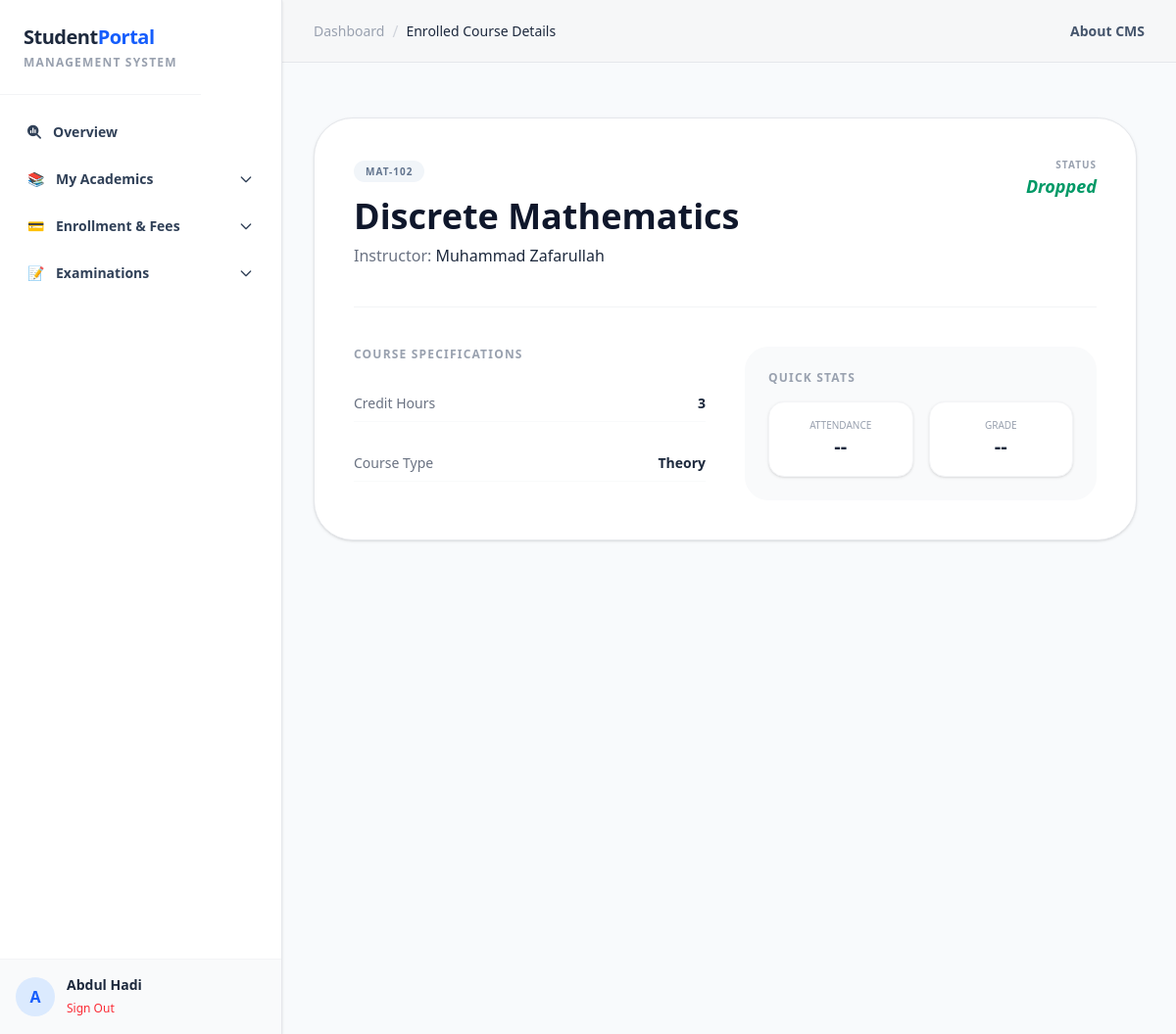
/student/dashboard/academics/review_classes/enrolled_course_details/3 (signed in), run on the app's committed database.
### apps/accounts/models.py (models this page shows, shortened)
class CustomUser(AbstractUser):
    phone = models.CharField(max_length=30,unique=True,null=True, blank=True)
    birth_date = models.DateField(null=True,blank=True)

class Instructor(models.Model):
    user = models.OneToOneField(settings.AUTH_USER_MODEL,related_name='instructor_profile',on_delete=models.CASCADE)
    department = models.ForeignKey('academics.Department', on_delete=models.SET_NULL, null=True)

### apps/academics/models.py (models this page shows, shortened)
class Enrollment(models.Model):
    status_choices = (
        ('active','Active'),
        ('dropped','Dropped (Before Deadline)'),
        ('withdrawn','Withdrawn (After Deadline)'),
    )
    student = models.ForeignKey('accounts.Student',related_name='enrollments',on_delete=models.CASCADE)
    course_by_section = models.ForeignKey(CourseBySection,related_name='enrollments',on_delete=models.CASCADE)
    semester = models.ForeignKey(Semester, related_name='enrollments',on_delete=models.CASCADE)
    enrolled_at = models.DateField(auto_now_add=True)
    status = models.CharField(max_length=30, choices=status_choices, default='active')
    fee_amount = models.DecimalField(max_digits=10, decimal_places=2)
    exam_fee = models.DecimalField(max_digits=10, decimal_places=2)
    @property
    def percentage(self):
        data = self.marks.aggregate(
            obtained=Sum('obtained_marks'),
            total=Sum('assessment__total_marks')
        )
        obtained = data['obtained'] or 0
        total = data['total'] or 0
        if total > 0:
            return (obtained / total) * 100
        return 0
    @property
    def grade(self):
        score = self.percentage
        if score > 90:
            grade = "A"
        elif score >= 80:
            grade = "A-"
        elif score >= 75:
            grade = "B+"
        elif score >= 70:
            grade = "B"
        elif score >= 64:
            grade = "B-"
        elif score >= 60:
            grade = "C+"
        elif score >= 58:
            grade  = "C"
        elif score >= 54:
            grade = "C-"
        elif score >= 50:
            grade = "D"
        else:
            grade = "F"
        return grade
    class Meta:
        constraints = [
            models.UniqueConstraint(
                fields=['student', 'course_by_section','semester'],
                condition=Q(status='active'),
                name='unique_active_enrollment'
            )
        ]

class CourseBySection(models.Model):
    course = models.ForeignKey(Course, related_name='sections',on_delete=models.CASCADE)
    section = models.ForeignKey(Section, related_name='courses', on_delete=models.CASCADE)
    course_code_by_section = models.PositiveSmallIntegerField()
    created_at = models.DateField(auto_now_add=True)
    no_of_enrolled_students = models.PositiveSmallIntegerField(default=0)
    semester = models.ForeignKey(Semester, related_name='courby_section', on_delete=models.PROTECT)
    class Meta:
        unique_together = ('course','section')

class Course(models.Model):
    COURSE_TYPE_CHOICES = (
        ('Lab','Lab'),
        ('Theory','Theory')
    )
    CATEGORY_CHOICES = [
        ('PROG', 'Programming'),
        ('MATH', 'Mathematics'),
        ('THEO', 'Theory'),
        ('SOFT', 'Software Engineering'),
        ('GEN', 'General Education'),
    ]
    name = models.CharField(max_length=55)
    credit_hours = models.PositiveSmallIntegerField()
    created_at = models.DateTimeField(auto_now_add=True)
    course_code = models.CharField(max_length=10,unique=True)
    course_type = models.CharField(max_length=10, choices=COURSE_TYPE_CHOICES, default='Theory')
    category = models.CharField(max_length=20, choices=CATEGORY_CHOICES, default='GEN')

class CourseAssignment(models.Model):
    course_by_section = models.ForeignKey(CourseBySection, related_name='assignments',on_delete=models.CASCADE)
    instructor = models.ForeignKey('accounts.Instructor', related_name='assignments',on_delete=models.CASCADE)
    semester = models.ForeignKey(Semester, related_name='assignments', on_delete=models.CASCADE)
    assigned_at = models.DateField(auto_now_add=True)
    result_uploaded = models.BooleanField(default=False)
    class Meta:
        unique_together = ('course_by_section','instructor','semester')

### apps/academics/views/student_views.py (the view)
# urls.py: path('dashboard/academics/review_classes/enrolled_course_details/<int:enrollment_id>',student_enrolled_course_detail_page_view,name='enrolled_course_details'),
@student_only
@login_required
def student_enrolled_course_detail_page_view(request, enrollment_id):
    student = request.user.student_profile
    enrollment = get_object_or_404(Enrollment, id=enrollment_id)
    assignment = get_object_or_404(enrollment.course_by_section.assignments,semester=enrollment.semester)
    marks = enrollment.marks.all()
    attendance = calculate_course_attendance(student, enrollment.course_by_section)
    return render(request, 'temps/academics/pages/StudentDashboard/My Academics/EnrolledCourseDetails.html',{'enrollment':enrollment,'assignment':assignment, 'attendance':attendance,'page_name':'Enrolled Course Details'})

### apps/academics/permissions.py (called while the page is built)
def student_only(myview):
    @wraps(myview)
    def _wrapped(request, *args, **kwargs):
        if not request.user.is_authenticated:
            return redirect('accounts:login')
        if not hasattr(request.user,'student_profile'):
            return HttpResponseForbidden("Students Only")
        return myview(request, *args, **kwargs)
    return _wrapped

### apps/academics/services/student_services.py (called while the page is built)
def calculate_course_attendance(student, course_by_section):
    enrollment = Enrollment.objects.filter(student=student, course_by_section=course_by_section, status='active')
    if not enrollment.exists:
        raise Exception("Student is not enrolled in this course")
    attendance_stats = AttendanceEntry.objects.filter(
        student=student,
        session__schedule__course_by_section=course_by_section
        ).aggregate(
            total_sessions=Count('id'),
            present_count=Count('id',filter=Q(was_present=True))
        )
    total_session = attendance_stats['total_sessions'] or 0
    present_count = attendance_stats['present_count'] or 0
    if total_session == 0:
        return 0
    return (present_count/total_session)*100

### apps/academics/templates/temps/academics/pages/StudentDashboard/My Academics/EnrolledCourseDetails.html (shortened to what this page needs)
{% extends 'BaseStudentDashboard.html'%}
{% block main_section %}
<div class="max-w-4xl mx-auto py-10 px-6">
    <div class="bg-white rounded-[2.5rem] border border-gray-200 shadow-sm p-10">
        <div class="flex flex-col md:flex-row justify-between items-start gap-6 border-b border-gray-100 pb-10 mb-10">
            <div>
                <span class="text-[10px] font-black bg-slate-100 text-slate-500 px-3 py-1 rounded-full uppercase tracking-widest">
                    {{ enrollment.course_by_section.course.course_code }}
                </span>
                <h1 class="text-4xl font-black text-slate-900 mt-4">{{ enrollment.course_by_section.course.name }}</h1>
                <p class="text-gray-500 mt-2 font-medium">Instructor: <span class="text-slate-800">{{ assignment.instructor.user.get_full_name }}</span></p>
            </div>
            <div class="text-right">
                <p class="text-[10px] font-black text-gray-400 uppercase tracking-widest">Status</p>
                <p class="text-lg font-bold text-emerald-600 italic">{% if enrollment.status == 'active' %}In Progress{% else %}{{ enrollment.status|title }}{% endif %}</p>
            </div>
        </div>
        <div class="grid grid-cols-1 md:grid-cols-2 gap-10">
            <div class="space-y-6">
                <h3 class="text-xs font-black text-gray-400 uppercase tracking-widest">Course Specifications</h3>
                <div class="flex justify-between border-b border-gray-50 py-2">
                    <span class="text-sm text-gray-500">Credit Hours</span>
                    <span class="text-sm font-bold text-slate-800">{{ enrollment.course_by_section.course.credit_hours }}</span>
                </div>
                <div class="flex justify-between border-b border-gray-50 py-2">
                    <span class="text-sm text-gray-500">Course Type</span>
                    <span class="text-sm font-bold text-slate-800">{{ enrollment.course_by_section.course.course_type }}</span>
                </div>
            </div>
            <div class="bg-gray-50 rounded-3xl p-6">
                <h3 class="text-xs font-black text-gray-400 uppercase tracking-widest mb-4">Quick Stats</h3>
                <div class="grid grid-cols-2 gap-4 text-center">
                    <div class="bg-white p-4 rounded-2xl shadow-sm border border-gray-100">
                        <span class="block text-[10px] text-gray-400 uppercase">Attendance</span>
                        <span class="text-xl font-black text-slate-800">{%if enrollment.status == 'dropped' %}--{%else%}{{attendance|stringformat:'.0f'}}%{% endif %}</span>
                    </div>
                    <div class="bg-white p-4 rounded-2xl shadow-sm border border-gray-100">
                        <span class="block text-[10px] text-gray-400 uppercase">Grade</span>
                        {% if enrollment.grade %}
                        <span class="text-xl font-black text-slate-800">{%if enrollment.status == 'dropped' %}--{%else%}{{enrollment.gpa}}{%endif%}</span>
                        {% else %}
                        <span class="text-xl font-black text-slate-800">--</span>
                        {% endif%}
                    </div>
                </div>
            </div>
        </div>
    </div>
</div>
{% endblock %}

### templates/comps/StudentDashboard/sidebar.html (shortened to what this page needs)
{% load static %}
{% block sidebar %}
<aside id='sidebar' class="hidden md:flex flex-col bg-white border-r border-gray-200 fixed top-0 left-0 h-screen w-72 shadow-sm z-100">
    <div class="flex flex-row justify-between">
        <div class="p-6 border-b border-gray-100">
            <h1 class="text-xl font-bold text-slate-800 tracking-tight">Student<span class="text-blue-600">Portal</span></h1>
            <p class="text-xs text-gray-400 uppercase tracking-widest font-semibold mt-1">Management System</p>
        </div>
    </div>
    <div class="flex-1 overflow-y-auto py-4 px-3 space-y-1">
            <a href="{% url 'student_dashboard' %}" class="submenu-toggle w-full flex items-center justify-between px-4 py-3 text-sm font-semibold text-slate-700 hover:bg-gray-50 rounded-lg transition-all group">
                <div class="flex items-center">
                    <span class="fa-solid fa-magnifying-glass-chart mr-3"></span>
                     Overview
                </div>
            </a>
        <div class="menu-group">
            <button class="submenu-toggle w-full flex items-center justify-between px-4 py-3 text-sm font-semibold text-slate-700 hover:bg-gray-50 rounded-lg transition-all group">
                <div class="flex items-center">
                    <span class="mr-3">📚</span> My Academics
                </div>
                <svg class="w-4 h-4 transform transition-transform duration-200 arrow" fill="none" stroke="currentColor" viewBox="0 0 24 24"><path stroke-linecap="round" stroke-linejoin="round" stroke-width="2" d="M19 9l-7 7-7-7"></path></svg>
            </button>
        </div>
        <div class="menu-group">
            <button class="submenu-toggle w-full flex items-center justify-between px-4 py-3 text-sm font-semibold text-slate-700 hover:bg-gray-50 rounded-lg transition-all">
                <div class="flex items-center">
                    <span class="mr-3">💳</span> Enrollment & Fees
                </div>
                <svg class="w-4 h-4 transform transition-transform duration-200 arrow" fill="none" stroke="currentColor" viewBox="0 0 24 24"><path stroke-linecap="round" stroke-linejoin="round" stroke-width="2" d="M19 9l-7 7-7-7"></path></svg>
            </button>
        </div>
        <div class="menu-group">
            <button class="submenu-toggle w-full flex items-center justify-between px-4 py-3 text-sm font-semibold text-slate-700 hover:bg-gray-50 rounded-lg transition-all">
                <div class="flex items-center">
                    <span class="mr-3">📝</span> Examinations
                </div>
                <svg class="w-4 h-4 transform transition-transform duration-200 arrow" fill="none" stroke="currentColor" viewBox="0 0 24 24"><path stroke-linecap="round" stroke-linejoin="round" stroke-width="2" d="M19 9l-7 7-7-7"></path></svg>
            </button>
        </div>
    </div>
    <div class="p-4 border-t border-gray-100 bg-gray-50">
        <div class="flex items-center">
            <div class="w-10 h-10 rounded-full bg-blue-100 flex items-center justify-center text-blue-600 font-bold">
                {{ request.user.first_name|first }}
            </div>
            <div class="ml-3">
                <p class="text-sm font-bold text-slate-800">{{ request.user.get_full_name }}</p>
                <a href="{% url 'accounts:logout' %}" class="text-xs text-red-500 hover:underline">Sign Out</a>
            </div>
        </div>
    </div>
</aside>
{% endblock %}

### data on the page
CustomUser: user.first_name|first "A", user.get_full_name "Abdul Hadi"
Enrollment: course_by_section.course.course_code "MAT-102", course_by_section.course.name "Discrete Mathematics", status "Dropped", course_by_section.course.credit_hours "3", course_by_section.course.course_type "Theory"
CourseAssignment: instructor.user.get_full_name "Muhammad Zafarullah"

### other printed values
{{ page_name }} "Enrolled Course Details"
